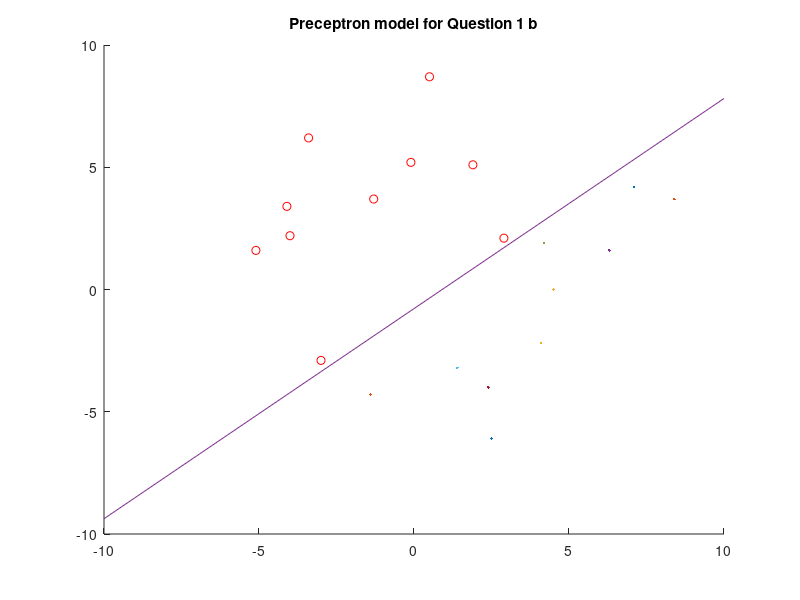

MATLAB code to generate this figure:
data = [ [7.1;4.2;1] [-1.4;-4.3;1] [4.5;0.0;1] [6.3;1.6;1] [4.2;1.9;1] [1.4;-3.2;1] [2.4;-4.0;1] [2.5;-6.1;1] [8.4;3.7;1] [4.1;-2.2;1] [-3.0; -2.9; 1] [0.5; 8.7; 1] [2.9; 2.1; 1] [-0.1; 5.2; 1] [-4.0; 2.2; 1] [-1.3; 3.7; 1] [-3.4; 6.2; 1] [-4.1; 3.4; 1] [-5.1; 1.6; 1] [1.9; 5.1; 1] ];
label = [1 1 1 1 1 1 1 1 1 1 -1 -1 -1 -1 -1 -1 -1 -1 -1 -1];

a = [0; 0; 0];
eita = 0.01;

count = 0;
iter = 0;

do
    true = 0;
    it = 1;
    iter = iter +1;
    for i = data
        if((a'*i)*label(it) <= 0)
            a = a + eita*i*label(it);
            true = 1;
            count = count+1;
        endif
        it = it+1;
    endfor
until(true == 0);

disp("Number of iterations");
disp(count), disp(iter);

hold on;

data1 = [ [7.1;4.2] [-1.4;-4.3] [4.5;0.0] [6.3;1.6] [4.2;1.9] [1.4;-3.2] [2.4;-4.0] [2.5;-6.1] [8.4;3.7] [4.1;-2.2] ];

data2 = [ [-3.0; -2.9] [0.5; 8.7] [2.9; 2.1] [-0.1; 5.2] [-4.0; 2.2] [-1.3; 3.7] [-3.4; 6.2] [-4.1; 3.4] [-5.1; 1.6] [1.9; 5.1] ];

title ("Preceptron model for Question 1 b");

for i = data1
i = i';
plot(i(1), i(2));
endfor

for i = data2
i = i';
plot(i(1), i(2), 'ro');
endfor

A = a(1, 1);
B = a(2, 1);
C = a(3, 1);
x = -10:10;
plot(x, (-C-A*x)/B);
